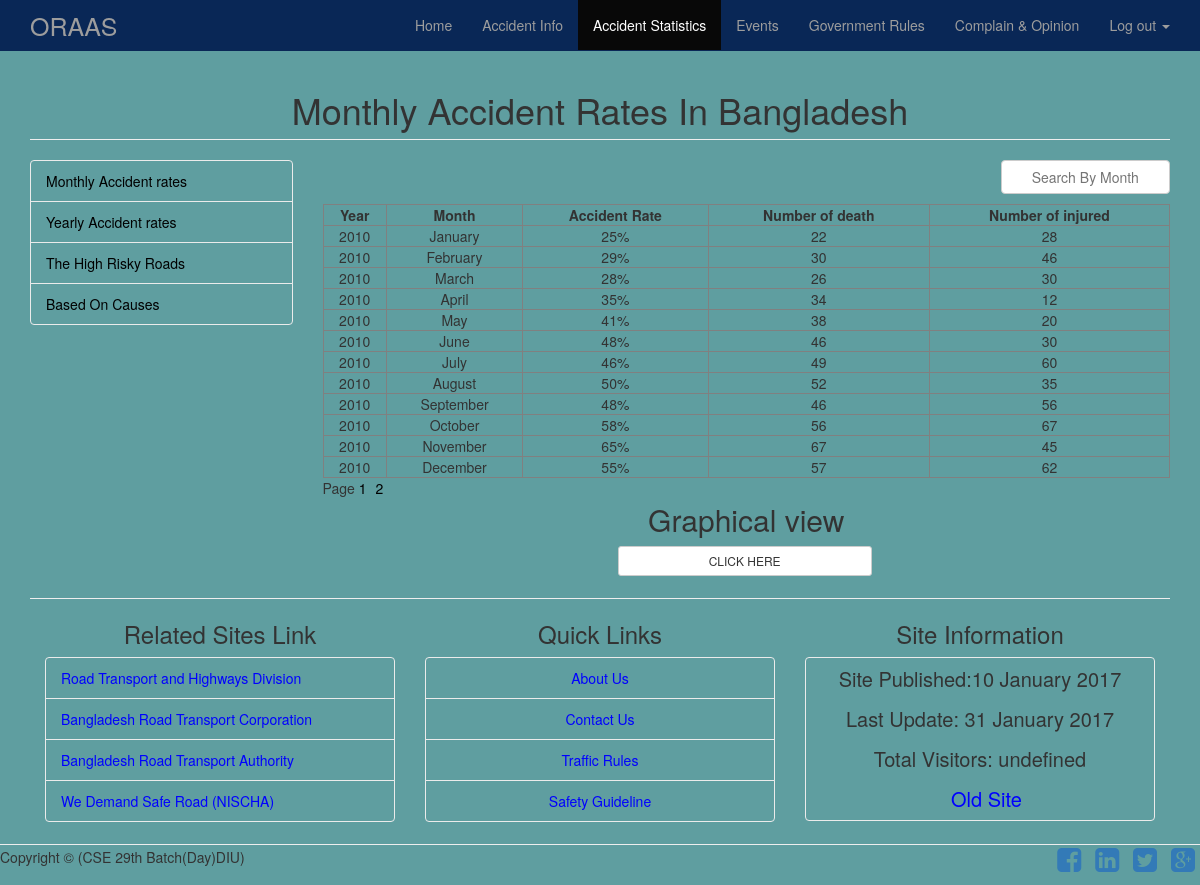
/monthly_rates.php?page=1 (signed in), run on the app's committed database.
### tables this page shows
CREATE TABLE IF NOT EXISTS `monthly_analysis` (
  `id` int(11) NOT NULL AUTO_INCREMENT,
  `year` int(11) NOT NULL,
  `month` varchar(255) NOT NULL,
  `accident_rate` varchar(255) NOT NULL,
  `number_of_death` int(11) NOT NULL,
  `number_of_injured` int(11) NOT NULL,
  PRIMARY KEY (`id`)
);

### monthly_rates.php (the view, shortened to what this page needs)
<?php require_once "connection.php";
if (isset($_SESSION['user']) && $_SESSION['user'])
{
    $user = $_SESSION['user'];
}
else
{
    header("location:user_login.php");
}
?>
<!DOCTYPE html>
<html lang="en">
    <head>
        <link href="css/bootstrap.min.css" rel="stylesheet">
        <link href="css/modern-business.css" rel="stylesheet">
        <link href="font-awesome/css/font-awesome.min.css" rel="stylesheet" type="text/css">
        <link rel="stylesheet" type="text/css" href="css/style.css">
    </head>
    <body>
        <nav class="navbar navbar-inverse navbar-fixed-top" role="navigation">
            <div class="container">
                <div class="navbar-header">
                    <a class="navbar-brand" href="index.php" style="font-size:25px">ORAAS</a>
                </div>
                <div class="collapse navbar-collapse" id="bs-example-navbar-collapse-1">
                    <ul class="nav navbar-nav navbar-right">
                        <li>
                            <a href="index.php">Home</a>
                        </li>
                        <li >
                            <a href="accident_info.php">Accident Info</a>
                        </li>
                        <li class="active">
                            <a href="accident_statistics.php">Accident Statistics</a>
                        </li>
                        <li>
                            <a href="events.php">Events</a>
                        </li>
                        <li>
                            <a href="government_rules.php">Government Rules</a>
                        </li>
                        <li>
                            <a href="complain_opinion.php">Complain & Opinion</a>
                        </li>
                        <?php if ($user) { ?>
                        <li class="dropdown">
                        <a href="#" class="dropdown-toggle" data-toggle="dropdown">Log out <b class="caret"></b></a>
                       </li>
                       <?php } ?>
                    </ul>
                </div>
            </div>
        </nav>
        <div class="container">
            <div class="row">
                <div class="col-lg-12">
                   <h1 class="page-header" style="text-align:center">Monthly Accident Rates In Bangladesh</h1>
                </div>
            </div>
            <div class="row">
                <div class="col-md-3">
                    <div class="list-group">
                        <a href="monthly_rates.php?page=1" class="list-group-item" style="color:black">Monthly Accident rates</a>
                        <a href="yearly_rates.php?page=1" class="list-group-item" style="color:black">Yearly Accident rates</a>
                        <a href="high_risk_roads.php?page=1" class="list-group-item" style="color:black">The High Risky Roads</a>
                        <a href="different_fault.php?page=1"  class="list-group-item" style="color:black">Based On Causes</a>
                    </div>
                </div>
                 <div class="col-md-9">
                 <form method="POST" action="m_search.php">
                    <input class="btn btn-md btn-default btn-block" style="float:right;width:20%;margin-bottom:10px" type="text" name="month" placeholder="Search By Month" >
                </form>
                <?php
                        $page=$_GET["page"];
                        if($page=="1")
                        {
                                $page1=0;
                        }
                        else
                        {
                             $page1=($page*12)-12;
                        }
                        $sql = "SELECT*FROM monthly_analysis ";
                        $res1 = mysql_query($sql) or die(mysql_error());
                        $row = mysql_num_rows($res1);
                        $a = $row/12;
                        $a = ceil ($a);
                        ?>
                <table border="1" width="100%">
                    <thead>
                        <tr>
                            <th style="text-align:center">Year</th>
                            <th style="text-align:center">Month</th>
                            <th style="text-align:center">Accident Rate</th>
                            <th style="text-align:center">Number of death</th>
                            <th style="text-align:center">Number of injured</th>
                        </tr>
                    </thead>
                      <tbody>
                           <?php
                             $sql = "SELECT*FROM monthly_analysis LIMIT $page1,12 ";
                              $res =  $res = mysql_query($sql) or die(mysql_error());
                           while ($data = mysql_fetch_assoc($res)) { ?>
                            <tr style="text-align:center">
                                <td><?php echo $data['year'] ?></td>
                                <td><?php echo $data['month'] ?></td>
                                <td><?php echo $data['accident_rate'] ?></td>
                                <td><?php echo $data['number_of_death'] ?></td>
                                <td><?php echo $data['number_of_injured'] ?></td>
                            </tr>
                             <?php } ?>
                    </tbody>
                </table>
                     <?php
                     echo "Page";
                    for($b=1;$b<=$a;$b++)
                     {
                     ?> <a href="monthly_rates.php?page=<?php echo $b;?>" style="margin-right:5px;color:black"><?php echo $b; ?></a> <?php
                      }
                     ?>
                    <h2 style="text-align:center;margin-top:5px">Graphical view</h2><a class="btn btn-sm btn-default btn-block" href="monthly_view.php" style="margin-left:295px;width:30%">CLICK HERE</a>
                    <br>
                  </div>
            </div>
           <hr>
            <div class="row">
                   <div class="col-lg-12">
                    <div class="col-md-4">
                    <h3 style="text-align:center">Related Sites Link</h3>
                    <div class="list-group">
                     <a href="http://www.rthd.gov.bd/" class="list-group-item" style="color:blue" target="_blank">Road Transport and Highways Division</a>
                     <a href="http://www.brtc.gov.bd/" class="list-group-item" style="color:blue" target="_blank">Bangladesh Road Transport Corporation</a>
                     <a href="https://www.facebook.com/brta.bd/" class="list-group-item" style="color:blue" target="_blank">Bangladesh Road Transport Authority</a>
                     <a href="http://wedemandsaferoadbd.org" class="list-group-item" style="color:blue" target="_blank">We Demand Safe Road (NISCHA)</a>
                   </div>
                    </div>
                    <div class="col-md-4">
                    <h3 style="text-align:center">Quick Links</h3>
                      <div class="list-group">
                            <a href="about.php" class="list-group-item" style="text-align:center;color:blue">About Us</a>
                            <a href="contact.php" class="list-group-item" style="text-align:center;color:blue">Contact Us</a>
                            <a href="traffic_rules.php" class="list-group-item" style="text-align:center;color:blue">Traffic Rules</a>
                            <a href="safety_guideline.php" class="list-group-item" style="text-align:center;color:blue">Safety Guideline</a>
                      </div>
                    </div>
                    <div class="col-md-4">
                    <h3 style="text-align:center">Site Information</h3>
                      <div class="list-group">
                            <h4 class="list-group-item">
                            <p style="font-size:20px;text-align:center;margin-bottom:18px">Site Published:10 January 2017</p>
                            <p style="font-size:20px;text-align:center;margin-bottom:18px">Last Update: 31 January 2017</p>
                            <p style="font-size:20px;text-align:center;margin-bottom:18px"><script> document.write("Total Visitors: " + localStorage.pagecount + "");</script></p>
                            <a href="http://localhost/update_project/project/index.php" style="font-size:20px;color:blue;text-align:center;margin-left:130px" target="_blank">Old Site</a>
                           </h4>
                      </div>
                    </div>
                   </div>
                </div>
             </div>
            <hr>
            <footer class="welcome">
                <div class="row">
                    <div class="col-md-6 ">
                       <p>Copyright © (CSE 29th Batch(Day)DIU)</p>
                    </div>
                    <div class="col-md-6 text-right">
                         <ul class="list-unstyled list-inline list-social-icons">
                            <li>
                                <a href="#"><i class="fa fa-facebook-square fa-2x"></i></a>
                            </li>
                            <li>
                                <a href="#"><i class="fa fa-linkedin-square fa-2x"></i></a>
                            </li>
                            <li>
                                <a href="#"><i class="fa fa-twitter-square fa-2x"></i></a>
                            </li>
                            <li>
                                <a href="#"><i class="fa fa-google-plus-square fa-2x"></i></a>
                            </li>
                        </ul>
                    </div>
                </div>
            </footer>
    </body>
</html>

### css/modern-business.css (style rules this page uses)
html, body { height: 100%; }
body { padding-top: 50px; }
footer { margin: 50px 0; }

### css/style.css (style rules this page uses)
body { background: #5F9EA0; }
.navbar-inverse { background-color: #092756 ; border-color: #092756 ; }
.navbar-inverse .navbar-nav > .active > a, .navbar-inverse .navbar-nav > .active > a:focus, .navbar-inverse .navbar-nav > .active > a:hover { background-color: #080808; color: #fff; }
.list-group-item { background-color: #5F9EA0; border: 1px solid #ebebeb; display: block; margin-bottom: -1px; padding: 10px 15px; position: relative; }
.welcome { margin-top:2px; margin-bottom:0px; }
hr { margin-top:2px; margin-bottom:2px; }

### data on the page
monthly_analysis: year "2010", month "January", accident_rate "25%", number_of_death "22", number_of_injured "28"
monthly_analysis: year "2010", month "February", accident_rate "29%", number_of_death "30", number_of_injured "46"
monthly_analysis: year "2010", month "March", accident_rate "28%", number_of_death "26", number_of_injured "30"
monthly_analysis: year "2010", month "April", accident_rate "35%", number_of_death "34", number_of_injured "12"
monthly_analysis: year "2010", month "May", accident_rate "41%", number_of_death "38", number_of_injured "20"
monthly_analysis: year "2010", month "June", accident_rate "48%", number_of_death "46", number_of_injured "30"
monthly_analysis: year "2010", month "July", accident_rate "46%", number_of_death "49", number_of_injured "60"
monthly_analysis: year "2010", month "August", accident_rate "50%", number_of_death "52", number_of_injured "35"
monthly_analysis: year "2010", month "September", accident_rate "48%", number_of_death "46", number_of_injured "56"
monthly_analysis: year "2010", month "October", accident_rate "58%", number_of_death "56", number_of_injured "67"
monthly_analysis: year "2010", month "November", accident_rate "65%", number_of_death "67", number_of_injured "45"
monthly_analysis: year "2010", month "December", accident_rate "55%", number_of_death "57", number_of_injured "62"
